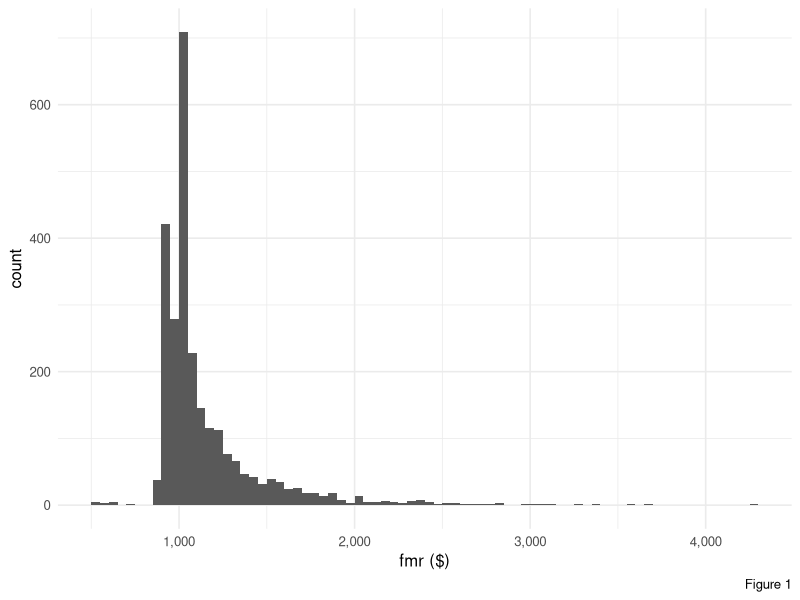
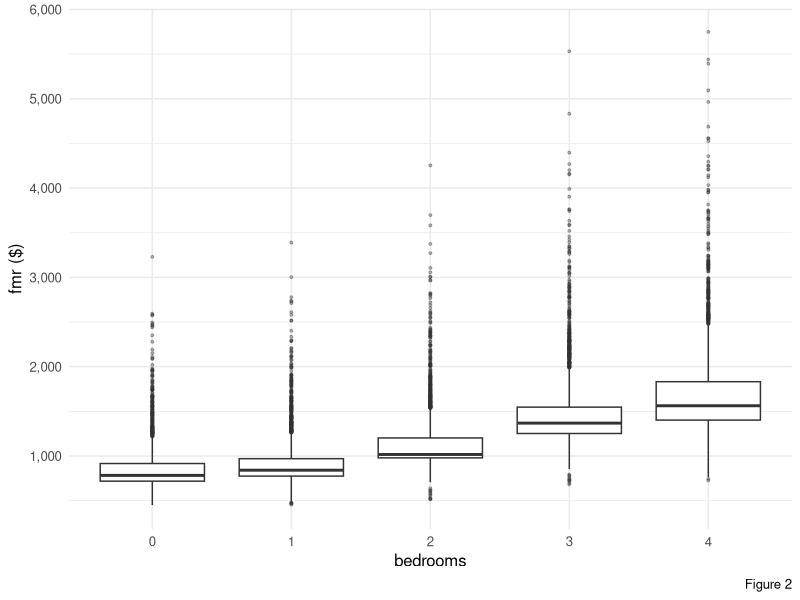
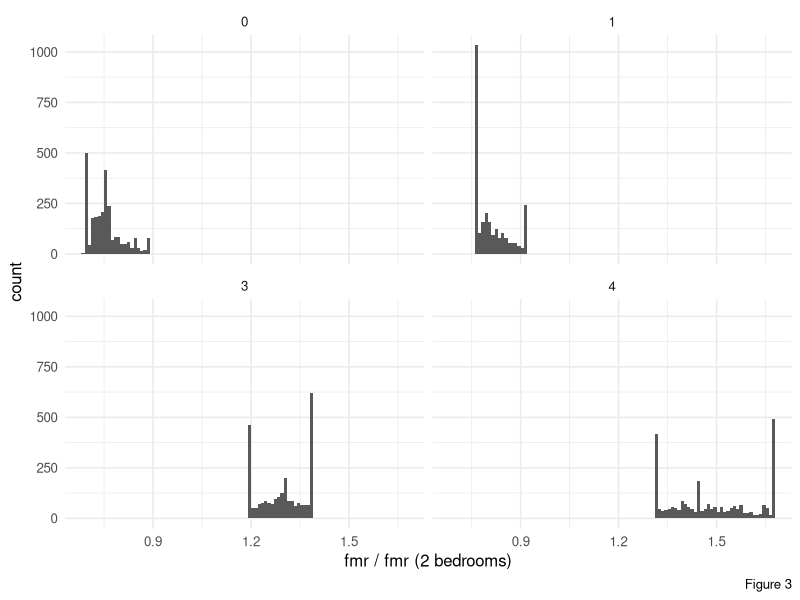
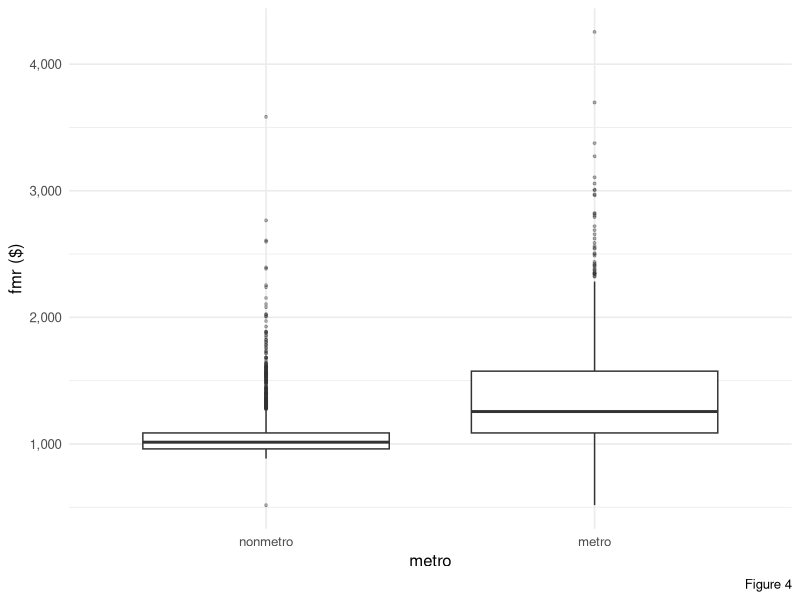
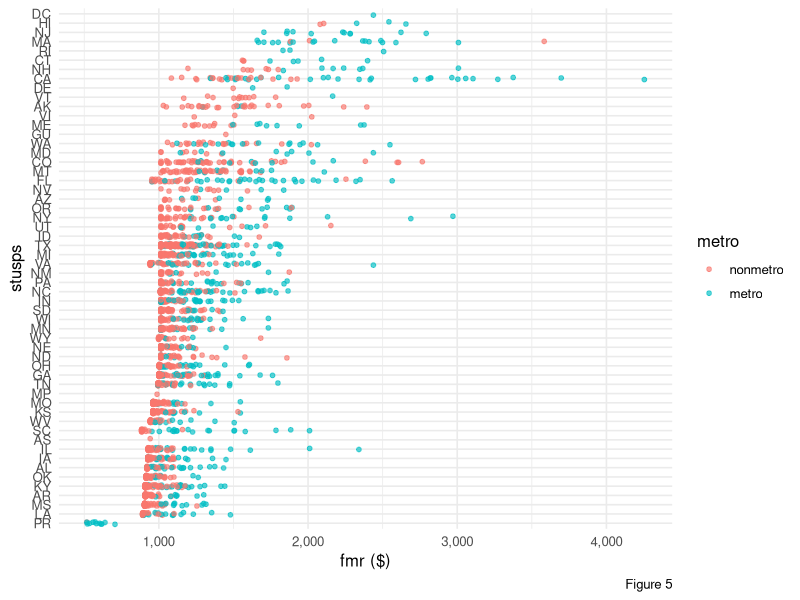
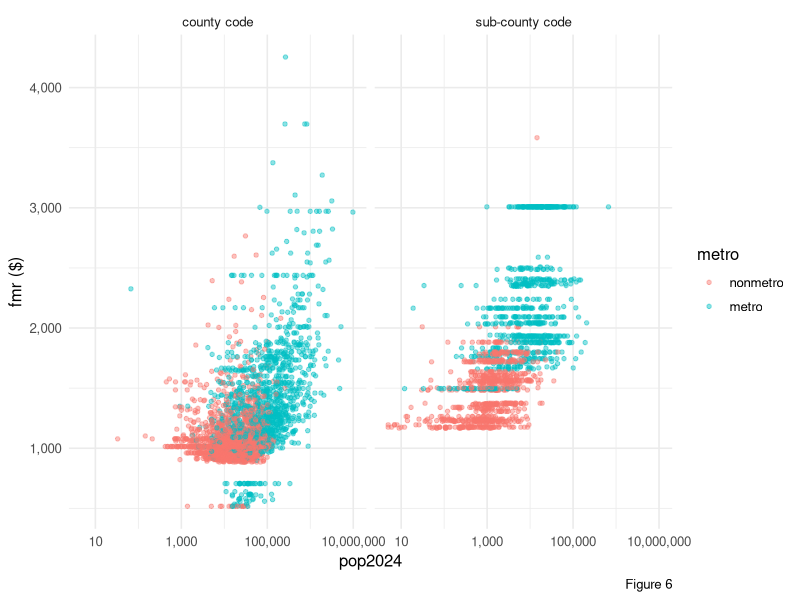
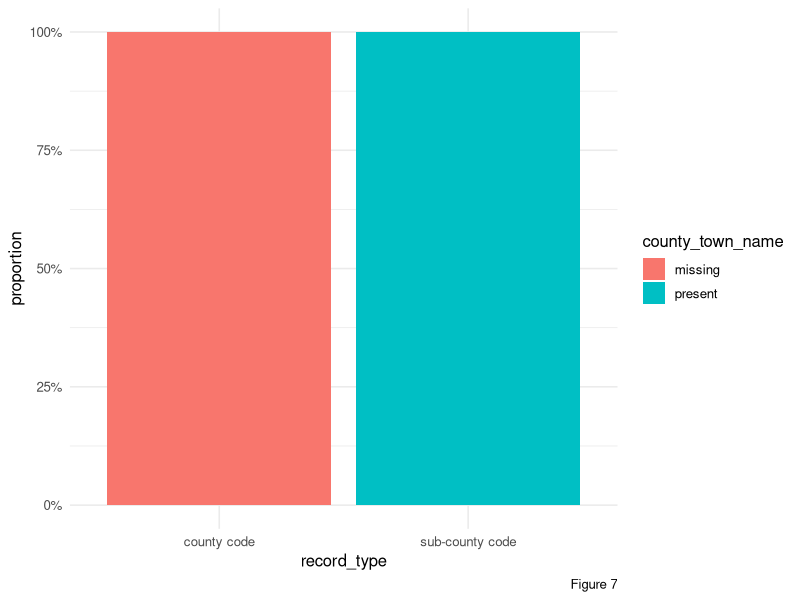
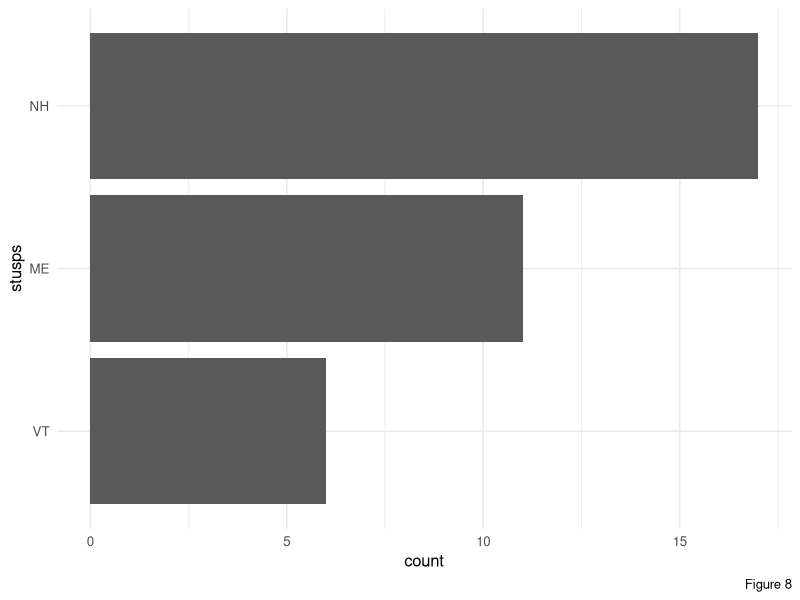

R code for these plots, in order:
## ---- chunk 1
# Set up the packages and read the data
library(tidyverse)

fmr <- read_csv(
  "fmr2027.csv",
  col_types = cols(
    fips = col_character(),
    stusps = col_character(),
    state = col_character(),
    countyname = col_character(),
    county_town_name = col_character(),
    hud_area_code = col_character(),
    hud_area_name = col_character(),
    metro = col_integer(),
    pop2024 = col_double(),
    bedrooms = col_integer(),
    fmr = col_double()
  )
)
## ---- chunk 2
# Prepare the variables used in the graphs
fmr <- fmr |>
  mutate(
    metro = factor(metro, levels = c(0, 1),
                   labels = c("nonmetro", "metro")),
    record_type = if_else(str_ends(fips, "99999"),
                          "county code", "sub-county code")
  )

# Each HUD area has one rent for each bedroom size. Keep one of each.
area_rents <- fmr |>
  distinct(hud_area_code, hud_area_name, metro, bedrooms, fmr)

area_2br <- area_rents |>
  filter(bedrooms == 2)

records_2br <- fmr |>
  filter(bedrooms == 2)
## ---- chunk 3
#| output: false
# A few checks from the first pass through the data

dim(fmr)
str(fmr)
colSums(is.na(fmr))
sum(duplicated(fmr))
fmr |> count(fips, bedrooms) |> filter(n > 1)
fmr |> count(fips) |> count(n)
fmr |> filter(bedrooms == 2, pop2024 == 0) |> count(stusps)
fmr |>
  group_by(hud_area_code, bedrooms) |>
  summarise(n_rents = n_distinct(fmr), .groups = "drop") |>
  filter(n_rents > 1)
## ---- chunk 4
#| label: figure-1
#| fig-width: 7
#| fig-height: 5.4
# Distribution of two-bedroom Fair Market Rents

ggplot(area_2br, aes(x = fmr)) +
  geom_histogram(binwidth = 50, boundary = 0) +
  scale_x_continuous(labels = scales::label_comma()) +
  labs(x = "fmr ($)", y = "count", caption = "Figure 1") +
  theme_minimal(12)
## ---- chunk 5
#| label: figure-2
#| fig-width: 7
#| fig-height: 5.4
# Fair Market Rent by bedroom count

ggplot(area_rents, aes(x = factor(bedrooms), y = fmr)) +
  geom_boxplot(outlier.alpha = 0.35, outlier.size = 0.7) +
  scale_y_continuous(labels = scales::label_comma()) +
  labs(x = "bedrooms", y = "fmr ($)", caption = "Figure 2") +
  theme_minimal(12)
## ---- chunk 6
#| label: figure-3
#| fig-width: 7
#| fig-height: 5.5
# Compare each bedroom size with the same area's two-bedroom rent

rent_wide <- area_rents |>
  select(hud_area_code, bedrooms, fmr) |>
  pivot_wider(names_from = bedrooms, values_from = fmr,
              names_prefix = "br")

bedroom_ratios <- rent_wide |>
  transmute(
    hud_area_code,
    `0` = br0 / br2,
    `1` = br1 / br2,
    `3` = br3 / br2,
    `4` = br4 / br2
  ) |>
  pivot_longer(
    cols = -hud_area_code,
    names_to = "bedrooms",
    values_to = "ratio"
  ) |>
  mutate(bedrooms = factor(bedrooms, levels = c("0", "1", "3", "4")))

ggplot(bedroom_ratios, aes(x = ratio)) +
  geom_histogram(binwidth = 0.01, boundary = 0) +
  facet_wrap(~bedrooms, ncol = 2) +
  labs(x = "fmr / fmr (2 bedrooms)", y = "count", caption = "Figure 3") +
  theme_minimal(12)
## ---- chunk 7
#| label: figure-4
#| fig-width: 7
#| fig-height: 5.2
# Compare two-bedroom rents for metro and nonmetro HUD areas

ggplot(area_2br, aes(x = metro, y = fmr)) +
  geom_boxplot(outlier.alpha = 0.35, outlier.size = 0.7) +
  scale_y_continuous(labels = scales::label_comma()) +
  labs(x = "metro", y = "fmr ($)", caption = "Figure 4") +
  theme_minimal(12)
## ---- chunk 8
#| label: figure-5
#| fig-width: 7
#| fig-height: 8.2
# Two-bedroom FMR across states; each point is a HUD area

state_areas <- records_2br |>
  distinct(hud_area_code, stusps, metro, fmr) |>
  mutate(stusps = fct_reorder(stusps, fmr, .fun = median))

ggplot(state_areas, aes(x = fmr, y = stusps)) +
  geom_point(
    aes(colour = metro),
    alpha = 0.65,
    size = 1.3,
    position = position_jitter(width = 0, height = 0.15, seed = 1)
  ) +
  scale_x_continuous(labels = scales::label_comma()) +
  labs(x = "fmr ($)", y = "stusps", colour = "metro", caption = "Figure 5") +
  theme_minimal(12)
## ---- chunk 9
#| label: figure-6
#| fig-width: 7
#| fig-height: 5.8
# Population and two-bedroom FMR, separated by record type
# Zero-population records are shown in Figure 8; a log axis cannot show zero.

ggplot(filter(records_2br, pop2024 > 0), aes(x = pop2024, y = fmr)) +
  geom_point(aes(colour = metro), alpha = 0.45, size = 1.2) +
  facet_wrap(~record_type) +
  scale_x_log10(breaks = c(10, 1000, 100000, 10000000),
                labels = scales::label_comma()) +
  scale_y_continuous(labels = scales::label_comma()) +
  labs(x = "pop2024", y = "fmr ($)", colour = "metro", caption = "Figure 6") +
  theme_minimal(12)
## ---- chunk 10
#| label: figure-7
#| fig-width: 7
#| fig-height: 4.8
# Missing town names by record type

name_status <- records_2br |>
  mutate(county_town_name = if_else(
    is.na(county_town_name), "missing", "present"
  ))

ggplot(name_status, aes(x = record_type, fill = county_town_name)) +
  geom_bar(position = "fill") +
  scale_y_continuous(labels = scales::label_percent()) +
  labs(x = "record_type", y = "proportion", fill = "county_town_name",
       caption = "Figure 7") +
  theme_minimal(12)
## ---- chunk 11
#| label: figure-8
#| fig-width: 7
#| fig-height: 4.8
# Geographic records with zero population

zero_pop <- records_2br |>
  filter(pop2024 == 0) |>
  count(stusps) |>
  mutate(stusps = fct_reorder(stusps, n))

ggplot(zero_pop, aes(x = n, y = stusps)) +
  geom_col() +
  labs(x = "count", y = "stusps", caption = "Figure 8") +
  theme_minimal(12)
## ---- chunk 12
#| label: figure-9
#| fig-width: 7
#| fig-height: 8.2
# Geographic records and distinct HUD areas by state

state_counts <- records_2br |>
  group_by(stusps) |>
  summarise(
    records = n_distinct(fips),
    hud_areas = n_distinct(hud_area_code),
    .groups = "drop"
  ) |>
  pivot_longer(
    cols = c(records, hud_areas),
    names_to = "unit",
    values_to = "count"
  ) |>
  mutate(stusps = fct_reorder(stusps, count, .fun = max))

ggplot(state_counts, aes(x = count, y = stusps)) +
  geom_line(aes(group = stusps), colour = "grey70") +
  geom_point(aes(colour = unit), size = 1.8) +
  scale_x_log10(breaks = c(1, 3, 10, 30, 100, 300)) +
  labs(x = "count", y = "stusps", colour = "unit", caption = "Figure 9") +
  theme_minimal(12)
## ---- chunk 13
#| label: figure-10
#| fig-width: 7
#| fig-height: 7.4
# Highest and lowest two-bedroom rents, with each area's full rent schedule

extreme_codes <- bind_rows(
  area_2br |> arrange(fmr) |> slice_head(n = 10),
  area_2br |> arrange(fmr) |> slice_tail(n = 10)
) |>
  pull(hud_area_code)

extreme_names <- area_2br |>
  filter(hud_area_code %in% extreme_codes) |>
  arrange(fmr) |>
  pull(hud_area_name) |>
  str_remove(" HUD Metro FMR Area")

extreme_areas <- area_rents |>
  filter(hud_area_code %in% extreme_codes) |>
  mutate(
    hud_area_name = str_remove(hud_area_name, " HUD Metro FMR Area"),
    hud_area_name = factor(hud_area_name, levels = extreme_names),
    bedrooms = factor(bedrooms)
  )

ggplot(extreme_areas, aes(x = fmr, y = hud_area_name, colour = bedrooms)) +
  geom_point(size = 1.8) +
  scale_x_continuous(labels = scales::label_comma()) +
  labs(x = "fmr ($)", y = "hud_area_name", colour = "bedrooms",
       caption = "Figure 10") +
  theme_minimal(12)
